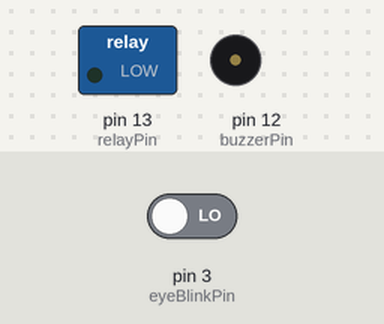
A sketch run on a simulated Arduino Uno, built with avr-gcc and run on an emulated ATmega328P. Shown: switched loads named in the sketch (green lamp = pin HIGH), buzzer (waves = sounding). The test bench sets the inputs (shaded band); at power-on: pin 3 (eyeBlinkPin) LOW.

Above: at 1.2 s.
1.3 s: pin 3 (eyeBlinkPin) driven HIGH
At 1.9 s:
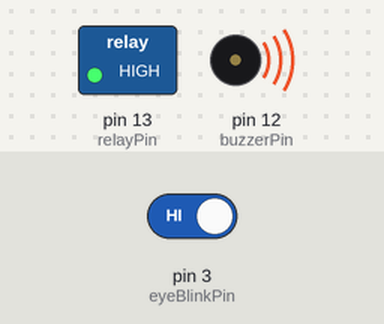
2.8 s: pin 3 (eyeBlinkPin) driven LOW
At 2.81 s:
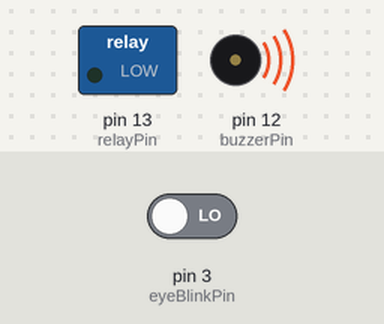
Timing chart, 0 to 5.8 s (numbered marks = the images above; inputs shaded):
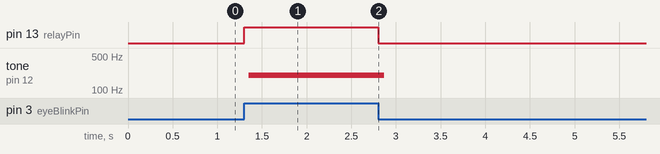

Measured:
- after the input at 1.3 s, pin 13 (relayPin): LOW → HIGH at once; tone on pin 12 (buzzerPin): silent → 199 Hz after 0.05 s
- after the input at 2.8 s, pin 13 (relayPin): HIGH → LOW at once; tone on pin 12 (buzzerPin): 199 Hz → silent after 0.07 s

The sketch:

sketch.ino
```cpp
// Pin Definitions
const int relayPin = 13;   // Pin to control the relay
const int buzzerPin = 12;  // Pin for the Buzzer
const int eyeBlinkPin = 3; // Digital output pin from the eye blink sensor

void setup() {
  // Set up relay and buzzer as outputs
  pinMode(relayPin, OUTPUT);
  pinMode(buzzerPin, OUTPUT);

  // Set up eye blink sensor pin as input
  pinMode(eyeBlinkPin, INPUT);

  // Start with the relay and buzzer OFF
  digitalWrite(relayPin, LOW);
  digitalWrite(buzzerPin, LOW);
}

void loop() {
  // Read the state of the eye blink sensor
  int eyeBlinkState = digitalRead(eyeBlinkPin);

  // Check if the person is asleep (eyeBlinkState == HIGH means eyes are closed)
  if (eyeBlinkState == HIGH) {
    // Activate the relay (cut power to the motor)
    digitalWrite(relayPin, HIGH);

    // Turn ON the buzzer
    digitalWrite(buzzerPin, HIGH);

    // Keep the buzzer ON for 5 seconds
    delay(5);

    // After 5 seconds, turn off the buzzer, but keep the motor off
    digitalWrite(buzzerPin, LOW);
  } else {
    // Deactivate the relay (power goes to the motor, motor runs)
    digitalWrite(relayPin, LOW);

    // Ensure the buzzer remains off
    digitalWrite(buzzerPin, LOW);
  }
}
```
